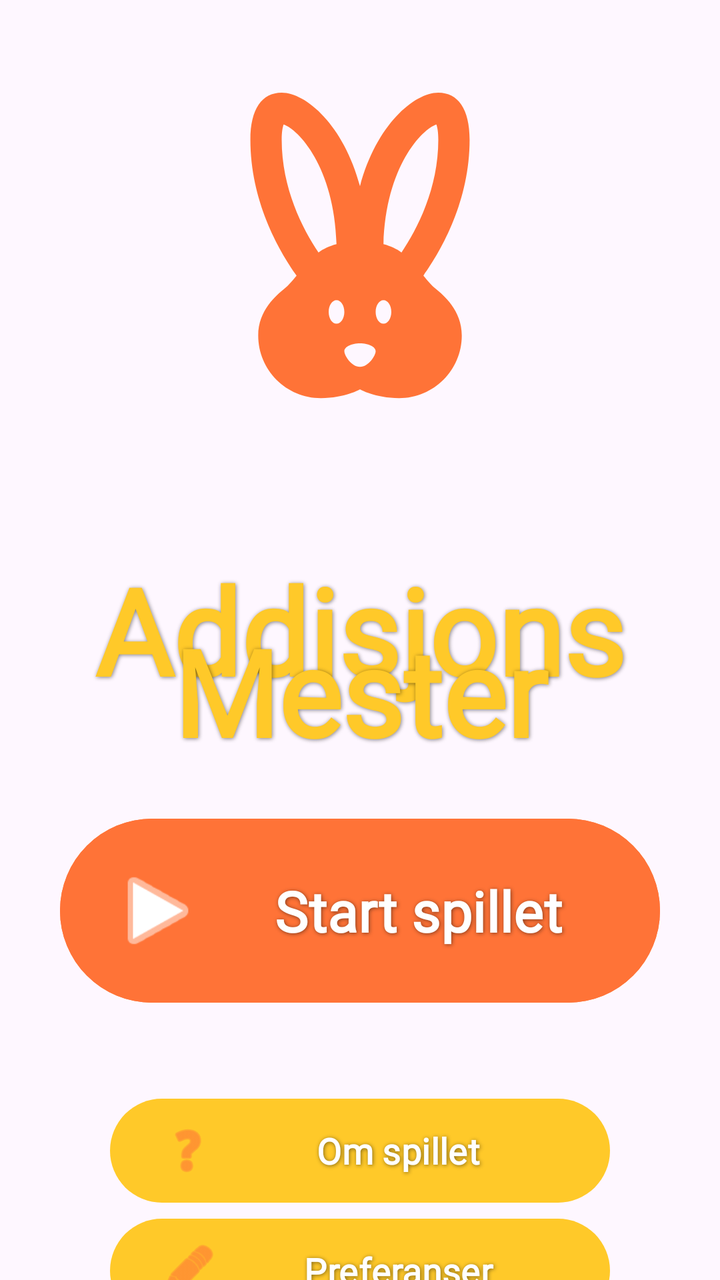
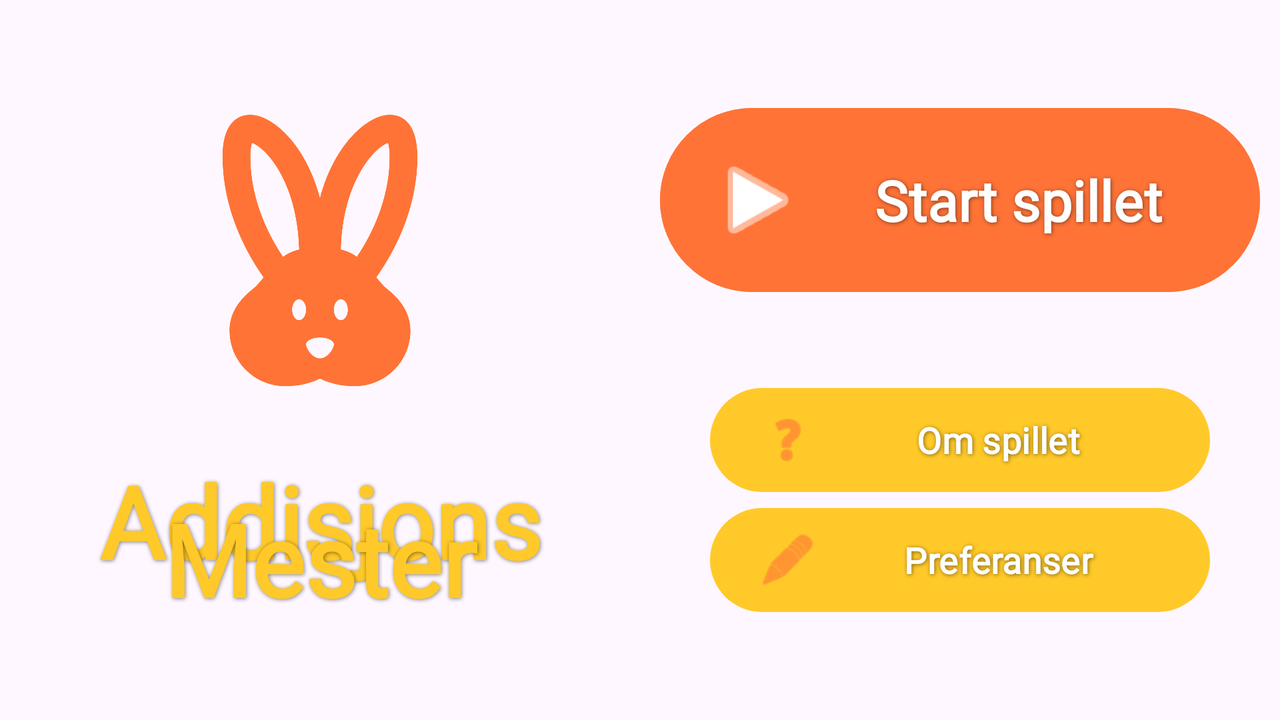

First picture: res/layout/ on a phone held upright. Second picture: the repository's own variant of that layout, on a device whose configuration matches the variant's folder. Source for both follows.
<!-- AndroidManifest.xml: application theme Theme.S345368m1 -->
<!-- res/layout/activity_main.xml -->
<?xml version="1.0" encoding="utf-8"?>
<LinearLayout xmlns:android="http://schemas.android.com/apk/res/android"
    xmlns:app="http://schemas.android.com/apk/res-auto"
    xmlns:tools="http://schemas.android.com/tools"
    android:layout_width="match_parent"
    android:layout_height="match_parent"
    android:background="@drawable/ic_launcher_background"
    android:gravity="center"
    android:orientation="vertical"
    tools:context=".MainActivity">

    <ImageView
        android:id="@+id/logoIcon"
        android:layout_width="match_parent"
        android:layout_height="300dp"
        android:scaleType="centerCrop"
        app:srcCompat="@drawable/ic_launcher_foreground" />

    <TextView
        android:id="@+id/appName"
        android:layout_width="match_parent"
        android:layout_height="wrap_content"
        android:layout_marginBottom="20dp"
        android:fontFamily="@font/bowlby_one_sc"
        android:lineSpacingExtra="-40sp"
        android:text="@string/title"
        android:textAlignment="center"
        android:textColor="@color/yellow"
        android:textSize="60sp" />

    <Button
        android:id="@+id/start_btn"
        android:layout_width="300dp"
        android:layout_height="100dp"
        android:layout_marginBottom="40dp"
        android:backgroundTint="@color/orange"
        android:lineSpacingExtra="-10sp"
        android:text="@string/start"
        android:textSize="28sp"
        app:icon="@android:drawable/ic_media_play"
        app:iconSize="50dp" />

    <Button
        android:id="@+id/about_btn"
        android:layout_width="250dp"
        android:layout_height="60dp"
        android:text="@string/about"
        android:textSize="18sp"
        app:icon="@android:drawable/ic_menu_help"
        app:iconSize="30dp"
        app:iconTint="@color/orange" />

    <Button
        android:id="@+id/pref_btn"
        android:layout_width="250dp"
        android:layout_height="60dp"
        android:text="@string/pref"
        android:textSize="18sp"
        app:icon="@android:drawable/ic_menu_edit"
        app:iconSize="30dp"
        app:iconTint="@color/orange" />

</LinearLayout>
<!-- resources referenced by this layout -->
<resources>
  <color name="orange">#FF7337</color>
  <color name="yellow">#FFFFC929</color>
  <!-- drawable ic_launcher_foreground (drawable) -->
  <vector xmlns:android="http://schemas.android.com/apk/res/android"
      android:width="108dp"
      android:height="108dp"
      android:viewportWidth="24"
      android:viewportHeight="24"
      android:tint="@color/orange">
    <group android:scaleX="0.522"
        android:scaleY="0.522"
        android:translateX="5.736"
        android:translateY="5.736">
      <path
          android:fillColor="@android:color/white"
          android:pathData="M16.84,14.52c-0.26,-0.19 -0.62,-0.63 -0.79,-0.84C17.24,12.01 19,8.87 19,5c0,-1.95 -0.74,-3 -2,-3c-1.54,0 -3.96,2.06 -5,5.97C10.96,4.06 8.54,2 7,2C5.74,2 5,3.05 5,5c0,3.87 1.76,7.01 2.95,8.68c-0.17,0.21 -0.53,0.65 -0.79,0.84c-0.5,0.41 -1.66,1.37 -1.66,2.98c0,2.21 1.79,4 4,4c1.55,0 2.5,-0.56 2.5,-0.56s0.95,0.56 2.5,0.56c2.21,0 4,-1.79 4,-4C18.5,15.89 17.34,14.93 16.84,14.52zM9.35,12.2C8.34,10.7 7,8.12 7,5c0,-0.49 0.06,-0.8 0.12,-0.97c0.94,0.31 3.24,2.71 3.38,7.64C10.03,11.79 9.66,11.97 9.35,12.2zM10.5,16.75c-0.28,0 -0.5,-0.34 -0.5,-0.75c0,-0.41 0.22,-0.75 0.5,-0.75S11,15.59 11,16C11,16.41 10.78,16.75 10.5,16.75zM12,19.5c-0.55,0 -1,-0.72 -1,-1c0,-0.28 0.45,-0.5 1,-0.5s1,0.22 1,0.5C13,18.78 12.55,19.5 12,19.5zM13.5,16.75c-0.28,0 -0.5,-0.34 -0.5,-0.75c0,-0.41 0.22,-0.75 0.5,-0.75S14,15.59 14,16C14,16.41 13.78,16.75 13.5,16.75zM13.5,11.67c0.14,-4.93 2.44,-7.33 3.38,-7.64C16.94,4.2 17,4.51 17,5c0,3.12 -1.34,5.7 -2.35,7.2C14.34,11.97 13.97,11.79 13.5,11.67z"/>
    </group>
  </vector>
  <string name="about">Om spillet</string>
  <string name="pref">Preferanser</string>
  <string name="start">Start spillet</string>
  <string name="title">Addisjons Mester</string>
  <style name="Theme.S345368m1" parent="Base.Theme.S345368m1" />
  <style name="Base.Theme.S345368m1" parent="Theme.Material3.DayNight.NoActionBar">
          <item name="colorPrimary">@color/yellow</item>
          <item name="android:textStyle">bold</item>
          <item name="android:fontFamily">@font/bowlby_one_sc</item>
          <item name="android:shadowColor">@color/grey</item>
          <item name="android:shadowDx">1</item>
          <item name="android:shadowDy">1</item>
          <item name="android:shadowRadius">5</item>
      </style>
  <color name="grey">#7F000000</color>
</resources>
<!-- res/layout-land/activity_main.xml (the repository's variant of the layout above) -->
<!-- drawn on the phone turned sideways -->
<?xml version="1.0" encoding="utf-8"?>
<LinearLayout xmlns:android="http://schemas.android.com/apk/res/android"
    xmlns:app="http://schemas.android.com/apk/res-auto"
    xmlns:tools="http://schemas.android.com/tools"
    android:layout_width="match_parent"
    android:layout_height="match_parent"
    android:background="@drawable/ic_launcher_background"
    android:gravity="center"
    tools:context=".MainActivity">

    <LinearLayout
        android:layout_width="0dp"
        android:layout_height="match_parent"
        android:layout_weight="1"
        android:gravity="center"
        android:orientation="vertical">

        <ImageView
            android:id="@+id/logoIcon"
            android:layout_width="match_parent"
            android:layout_height="200dp"
            android:scaleType="centerCrop"
            app:srcCompat="@drawable/ic_launcher_foreground" />

        <TextView
            android:id="@+id/appName"
            android:layout_width="match_parent"
            android:layout_height="wrap_content"
            android:layout_marginBottom="20dp"
            android:fontFamily="@font/bowlby_one_sc"
            android:lineSpacingExtra="-40sp"
            android:text="@string/title"
            android:textAlignment="center"
            android:textColor="@color/yellow"
            android:textSize="50sp" />
    </LinearLayout>

    <LinearLayout
        android:layout_width="0dp"
        android:layout_height="match_parent"
        android:layout_weight="1"
        android:gravity="center"
        android:orientation="vertical">

        <Button
            android:id="@+id/start_btn"
            android:layout_width="300dp"
            android:layout_height="100dp"
            android:layout_marginBottom="40dp"
            android:backgroundTint="@color/orange"
            android:lineSpacingExtra="-10sp"
            android:text="@string/start"
            android:textSize="28sp"
            app:icon="@android:drawable/ic_media_play"
            app:iconSize="50dp" />

        <Button
            android:id="@+id/about_btn"
            android:layout_width="250dp"
            android:layout_height="60dp"
            android:text="@string/about"
            android:textSize="18sp"
            app:icon="@android:drawable/ic_menu_help"
            app:iconSize="30dp"
            app:iconTint="@color/orange" />

        <Button
            android:id="@+id/pref_btn"
            android:layout_width="250dp"
            android:layout_height="60dp"
            android:text="@string/pref"
            android:textSize="18sp"
            app:icon="@android:drawable/ic_menu_edit"
            app:iconSize="30dp"
            app:iconTint="@color/orange" />
    </LinearLayout>

</LinearLayout>
